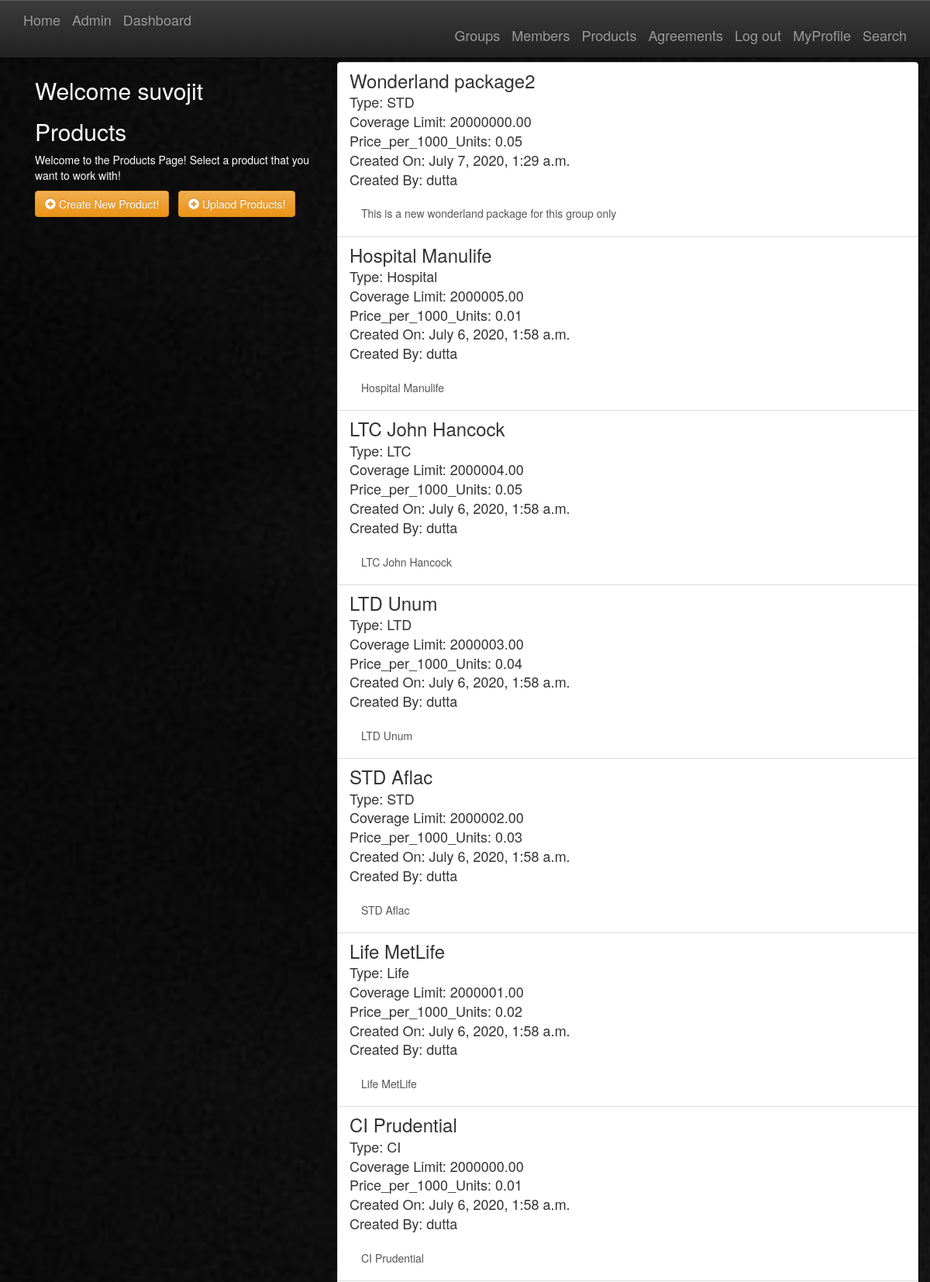
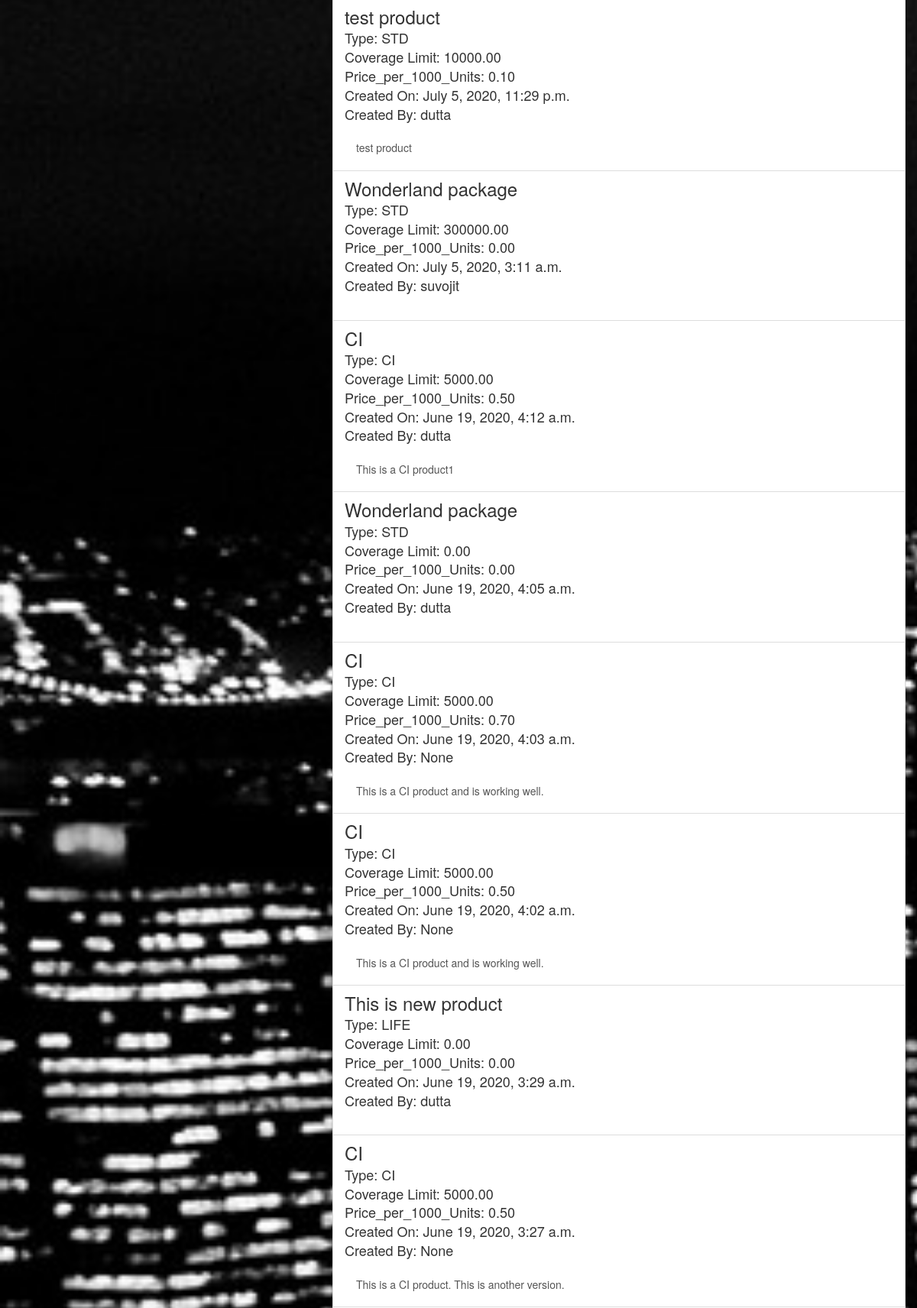
The page /products/ (signed in, upper part) on the database its author committed (2 pictures, top to bottom).
### products/models.py (models this page shows, shortened)
class Product(models.Model):
    productid = models.PositiveIntegerField()
    name = models.CharField(max_length=255)
    CHOOSE = 'Unknown Type'
    LIFE = 'LIFE'
    STD = 'STD'
    LTD = 'LTD'
    CI = 'CI'
    PRODUCT_CHOICES = (
        (CHOOSE, 'Unknown Type'),
        (LIFE, 'Life Insurance'),
        (STD, 'Short Term Disability'),
        (LTD, 'Long Term Disability'),
        (CI, 'Critical Illness'),
    )
    type = models.CharField(max_length=100,
                                      choices=PRODUCT_CHOICES,
                                      default=CHOOSE)
    slug = models.SlugField(allow_unicode=True)
    description = models.TextField(blank=True, default='')
    description_html = models.TextField(editable=False, default='', blank=True)
    coverage_limit = models.DecimalField(max_digits=10, decimal_places=2, default=0)
    price_per_1000_units = models.DecimalField(max_digits=4, decimal_places=2, default=0)
    creator = models.ForeignKey(User, on_delete=models.SET_NULL, null=True, blank=True)
    product_date = models.DateTimeField(auto_now=True)
    class Meta:
        ordering = ["-product_date"]
        unique_together = ("name", "type", "product_date")

### products/views.py (the view)
class ListProducts(LoginRequiredMixin, generic.ListView):
    model = models.Product
    template_name = 'products/product_list.html'
    def get_queryset(self):
        return models.Product.objects.all()

### products/templates/products/product_list.html (shortened to what this page needs)
{% extends "products/product_base.html" %}
{% block preproduct %}
<div class="col-md-4">
	<div class="content">
		{% if user.is_authenticated %}
		<h2>
			Welcome
			{{user.username }}
		</h2>
    {% endif %}
		<h2>Products</h2>
		{% if not object_list %}
  			<p>No products available at this time! Go ahead and create a product if needed!</p>
		{% else %}
				<p>Welcome to the Products Page! Select a product that you want to work with!</p>
		{% endif %}
	</div>
	{% if user.is_authenticated %}
	<a href="{% url 'products:create' %}" class="btn btn-md btn-fill btn-warning"><span class="glyphicon glyphicon-plus-sign"></span> Create New Product!</a>
	<a href="{% url 'products:bulk' %}" class="btn btn-md btn-fill btn-warning"><span class="glyphicon glyphicon-plus-sign"></span> Uplaod Products!</a>
	{% endif %}
</div>
{% endblock %}
{% block product_content %}
<div class="col-md-8">
	<div class="list-group">
		{% for product in object_list %}
			<a class="list-group-item" href="{% url 'products:single' pk=product.pk %}">
			     <h3 class="title list-group-item-heading">{{ product.name }}</h3>
					 <h4 class="title list-group-item-heading">Type: {{ product.type }}</h4>
					  <h4 class="title list-group-item-heading">Coverage Limit: {{ product.coverage_limit }}</h4>
						 <h4 class="title list-group-item-heading">Price_per_1000_Units: {{ product.price_per_1000_units }}</h4>
					 <h4 class="title list-group-item-heading">Created On: {{ product.product_date }}</h4>
					 <h4 class="title list-group-item-heading">Created By: {{ product.creator }}</h4>
					 <br>
			<div class="list-group-item-text container-fluid">
				{{ product.description_html|safe }}
			</div>
		</a>
		{% endfor %}
	</div>
</div>
{% endblock %}

### static/simplesocial/css/master.css (style rules this page uses)
body { margin: 0; overflow: scroll; background-color: black; color:white; }
html, body { background: #000; height: 100%; }

### rows shown on the page
Product: name "Wonderland package2", type "STD", coverage_limit "20000000.00", price_per_1000_units "0.05", product_date "July 7, 2020, 1:29 a.m.", creator "dutta", description_html "This is a new wonderland package for this group only"
Product: name "Hospital Manulife", type "Hospital", coverage_limit "2000005.00", price_per_1000_units "0.01", product_date "July 6, 2020, 1:58 a.m.", creator "dutta", description_html "Hospital Manulife"
Product: name "LTC John Hancock", type "LTC", coverage_limit "2000004.00", price_per_1000_units "0.05", product_date "July 6, 2020, 1:58 a.m.", creator "dutta", description_html "LTC John Hancock"
Product: name "LTD Unum", type "LTD", coverage_limit "2000003.00", price_per_1000_units "0.04", product_date "July 6, 2020, 1:58 a.m.", creator "dutta", description_html "LTD Unum"
Product: name "STD Aflac", type "STD", coverage_limit "2000002.00", price_per_1000_units "0.03", product_date "July 6, 2020, 1:58 a.m.", creator "dutta", description_html "STD Aflac"
Product: name "Life MetLife", type "Life", coverage_limit "2000001.00", price_per_1000_units "0.02", product_date "July 6, 2020, 1:58 a.m.", creator "dutta", description_html "Life MetLife"
Product: name "CI Prudential", type "CI", coverage_limit "2000000.00", price_per_1000_units "0.01", product_date "July 6, 2020, 1:58 a.m.", creator "dutta", description_html "CI Prudential"
Product: name "test product", type "STD", coverage_limit "10000.00", price_per_1000_units "0.10", product_date "July 5, 2020, 11:29 p.m.", creator "dutta", description_html "test product"
Product: name "Wonderland package", type "STD", coverage_limit "300000.00", price_per_1000_units "0.00", product_date "July 5, 2020, 3:11 a.m.", creator "suvojit"
Product: name "CI", type "CI", coverage_limit "5000.00", price_per_1000_units "0.50", product_date "June 19, 2020, 4:12 a.m.", creator "dutta", description_html "This is a CI product1"
Product: name "Wonderland package", type "STD", coverage_limit "0.00", price_per_1000_units "0.00", product_date "June 19, 2020, 4:05 a.m.", creator "dutta"
Product: name "CI", type "CI", coverage_limit "5000.00", price_per_1000_units "0.70", product_date "June 19, 2020, 4:03 a.m.", creator "None", description_html "This is a CI product and is working well."
Product: name "CI", type "CI", coverage_limit "5000.00", price_per_1000_units "0.50", product_date "June 19, 2020, 4:02 a.m.", creator "None", description_html "This is a CI product and is working well."
Product: name "This is new product", type "LIFE", coverage_limit "0.00", price_per_1000_units "0.00", product_date "June 19, 2020, 3:29 a.m.", creator "dutta"
Product: name "CI", type "CI", coverage_limit "5000.00", price_per_1000_units "0.50", product_date "June 19, 2020, 3:27 a.m.", creator "None", description_html "This is a CI product. This is another version."

### other values the page prints
{{ user.username }} "suvojit"
